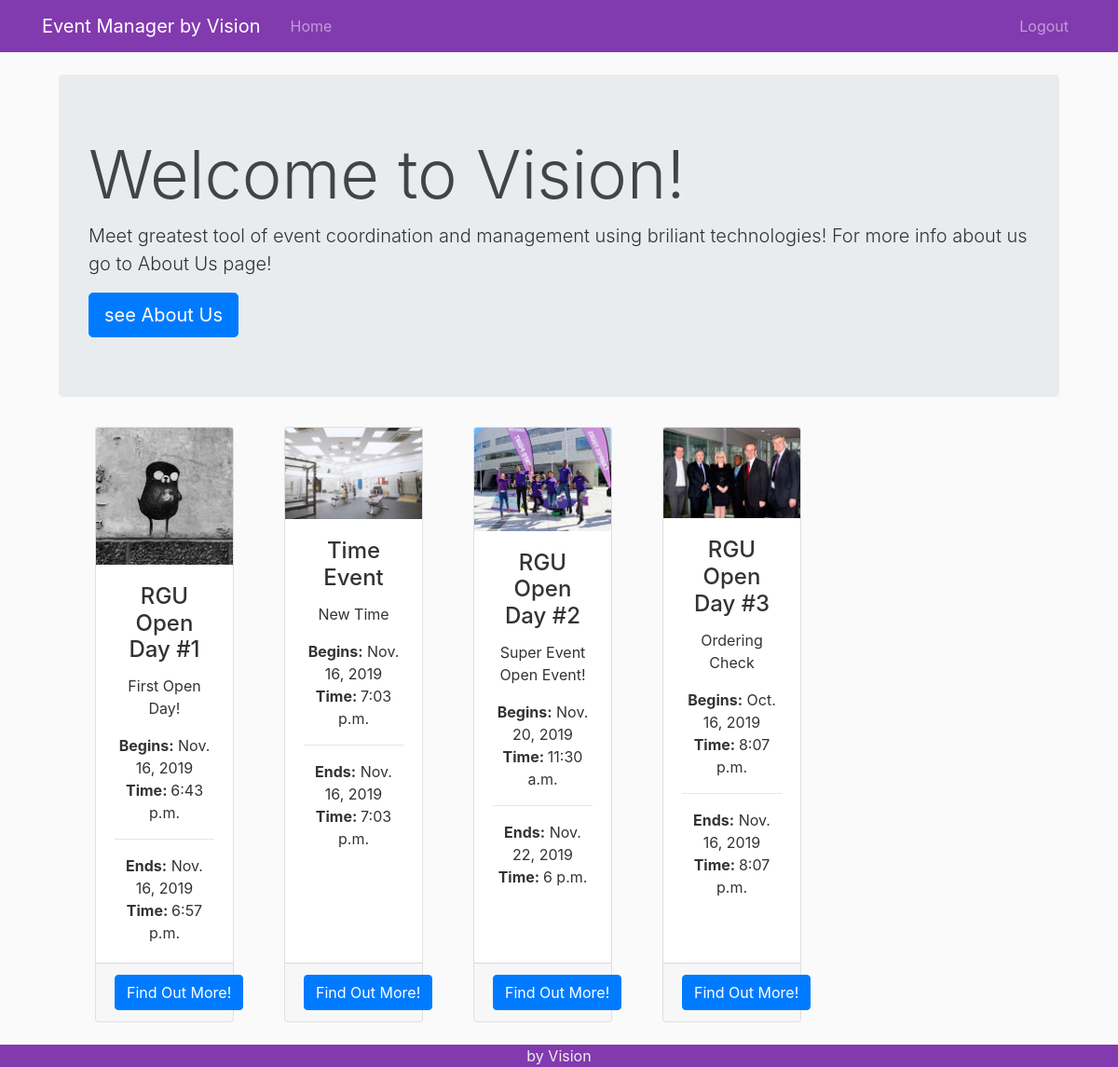
Screenshot of / (signed in) with the database file from the repository.
### events/models.py (models this page shows, shortened)
class Event(models.Model):
    event_name = models.CharField(max_length=50, null=False)
    start_date = models.DateField('Event starts', blank=False, default = timezone.now)
    start_time = models.TimeField('Time', blank=False, default = timezone.now)
    end_date = models.DateField('Event ends', blank=False, default = timezone.now)
    end_time = models.TimeField('Ends at', blank=False, default = timezone.now)
    date_published = models.DateTimeField(default = timezone.now)
    description = models.TextField(null=False, verbose_name='Description')
    location = models.CharField(max_length=100, null=False)
    author = models.ForeignKey(User, on_delete = models.CASCADE)
    image = models.ImageField(default='RGU.jpg', upload_to='event_pics')

### events/views.py (the view)
# urls.py: path('', views.index, name='home-events'),
def index(request):
	context = {
		'events': Event.objects.all()
	}
	return render(request, 'events/index.html', context)

### events/templates/events/index.html
{% extends "events/base.html" %}
  {% block content %}
  <div class="container-fluid">
    <header class="jumbotron mx-5">
      <h1 class="display-3">Welcome to Vision!</h1>
      <p class="lead">Meet greatest tool of event coordination and management using briliant technologies! For more info about us go to About Us page!</p>
      <a href="#" class="btn btn-primary btn-lg">see About Us</a>
    </header>
  </div>
    <div class="container-fluid">
    <div class="row text-center mx-5">
    {% for event in events %}
      <div class="col-sm-2 mb-4 ml-4">
        <div class="card h-100">
          <img class="card-img-top"  alt="{{ event.image.name }}" src="{{ event.image.url }}">
          <div class="card-body">
            <h4 class="card-title">{{ event.event_name }}</h4>
            <p class="card-text">{{ event.description }}</p>
               <p class="card-text"><b>Begins:</b> {{ event.start_date }} <br> <b> Time: </b>{{ event.start_time}} </p>
               <hr>
               <p class="card-text"><b>Ends:</b> {{ event.end_date }} <br> <b> Time: </b>{{ event.end_time}} </p>
          </div>
          <div class="card-footer">
            <a href="{% url 'event-detail' event.id %}" class="btn btn-primary">Find Out More!</a>
          </div>
        </div>
      </div>
    {% endfor %}
    </div>
  </div>
</body>
{% endblock content %}

### static/events/css/main.css (style rules this page uses)
body { width: 100%; background: #fafafa; color: #333333; margin-top: 5rem; }
h1, h2, h3 { color: #444444 }

### rows the page displays
Event: image.name (picture), event_name "RGU Open Day #1", description "First Open Day!", start_date "Nov. 16, 2019", start_time "6:43 p.m.", end_date "Nov. 16, 2019", end_time "6:57 p.m."
Event: image.name (picture), event_name "Time Event", description "New Time", start_date "Nov. 16, 2019", start_time "7:03 p.m.", end_date "Nov. 16, 2019", end_time "7:03 p.m."
Event: image.name (picture), event_name "RGU Open Day #2", description "Super Event Open Event!", start_date "Nov. 20, 2019", start_time "11:30 a.m.", end_date "Nov. 22, 2019", end_time "6 p.m."
Event: image.name (picture), event_name "RGU Open Day #3", description "Ordering Check", start_date "Oct. 16, 2019", start_time "8:07 p.m.", end_date "Nov. 16, 2019", end_time "8:07 p.m."
